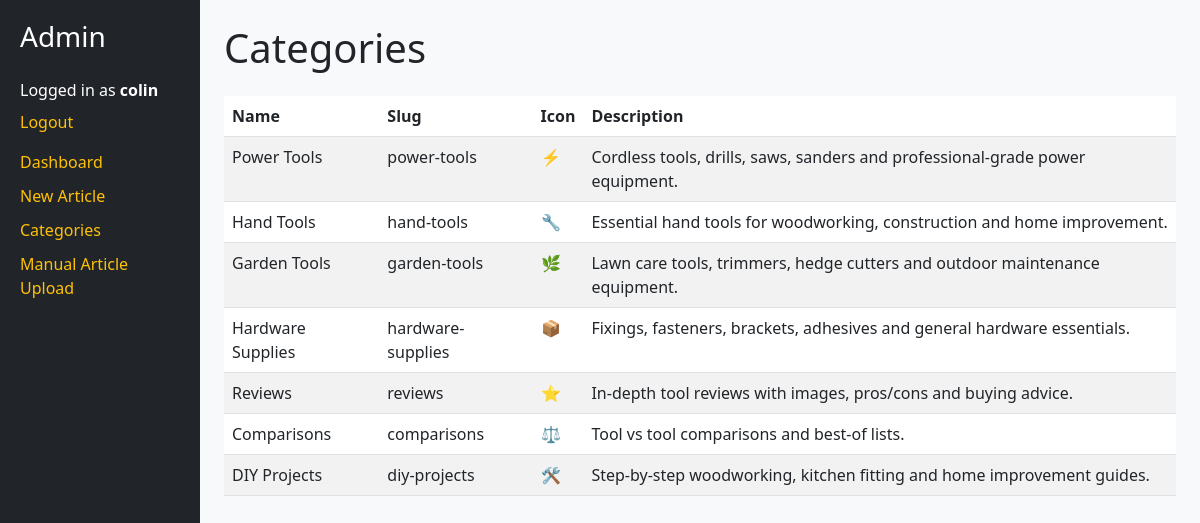
Page /admin/categories (signed in) on the committed database.
### app/models/category.py (models this page shows)
class Category(db.Model):
    id = db.Column(db.Integer, primary_key=True)
    name = db.Column(db.String(255))
    slug = db.Column(db.String(255), unique=True)
    icon = db.Column(db.String(10))        # emoji or icon text
    description = db.Column(db.Text)
    image = db.Column(db.String(255))      # optional category image
    is_main = db.Column(db.Boolean, default=False)

### app/routes/admin.py (the view)
@admin_bp.route("/categories")
@admin_required
def categories():
    categories = Category.query.all()
    return render_template("admin/categories.html", categories=categories)

### app/utils/auth.py (called while the page is built)
def admin_required(view_func):
    @wraps(view_func)
    def wrapper(*args, **kwargs):
        if not session.get("admin_logged_in"):
            flash("Please log in to access the admin area.", "warning")
            return redirect(url_for("admin.login"))
        return view_func(*args, **kwargs)
    return wrapper

### app/templates/admin/categories.html
{% extends "admin/layout.html" %}
{% block content %}
<h1 class="mb-4">Categories</h1>
<table class="table table-striped">
    <thead>
        <tr>
            <th>Name</th>
            <th>Slug</th>
            <th>Icon</th>
            <th>Description</th>
        </tr>
    </thead>
    <tbody>
        {% for cat in categories %}
        <tr>
            <td>{{ cat.name }}</td>
            <td>{{ cat.slug }}</td>
            <td>{{ cat.icon }}</td>
            <td>{{ cat.description }}</td>
        </tr>
        {% endfor %}
    </tbody>
</table>
{% endblock %}

### app/templates/admin/layout.html (shortened to what this page needs)
<!DOCTYPE html>
<html lang="en">
<head>
    <link rel="stylesheet" href="https://cdn.jsdelivr.net/npm/bootstrap@5.3.0/dist/css/bootstrap.min.css">
</head>
<body>
<div class="container-fluid">
    <div class="row">
        <div class="col-12 col-md-3 col-lg-2 sidebar">
            <h3 class="mb-4">Admin</h3>
            {% if session.get("admin_logged_in") %}
                <p class="text-white mb-2">
                    Logged in as <strong>{{ session.get("admin_username") }}</strong>
                </p>
                <a href="/admin/logout" class="mb-3">Logout</a>
            {% endif %}
            <a href="/admin">Dashboard</a>
            <a href="/admin/articles/new">New Article</a>
            <a href="/admin/categories">Categories</a>
            <a href="/admin/articles/manual">Manual Article Upload</a>
        </div>
        <div class="col-12 col-md-9 col-lg-10 p-4">
            {% block content %}{% endblock %}
        </div>
    </div>
</div>
</body>
</html>

### app/templates/admin/layout.html (style rules this page uses)
body { background: #f8f9fa; }
.sidebar { background: #212529; min-height: 100vh; padding: 20px; color: white; }
.sidebar a { color: #ffc107; display: block; margin-bottom: 10px; text-decoration: none; }

### rows in the picture
Category: name "Power Tools", slug "power-tools", icon "⚡", description "Cordless tools, drills, saws, sanders and professional-grade power equipment."
Category: name "Hand Tools", slug "hand-tools", icon "🔧", description "Essential hand tools for woodworking, construction and home improvement."
Category: name "Garden Tools", slug "garden-tools", icon "🌿", description "Lawn care tools, trimmers, hedge cutters and outdoor maintenance equipment."
Category: name "Hardware Supplies", slug "hardware-supplies", icon "📦", description "Fixings, fasteners, brackets, adhesives and general hardware essentials."
Category: name "Reviews", slug "reviews", icon "⭐", description "In-depth tool reviews with images, pros/cons and buying advice."
Category: name "Comparisons", slug "comparisons", icon "⚖️", description "Tool vs tool comparisons and best-of lists."
Category: name "DIY Projects", slug "diy-projects", icon "🛠️", description "Step-by-step woodworking, kitchen fitting and home improvement guides."

### other values in the picture
{{ session.get("admin_username") }} "colin"
